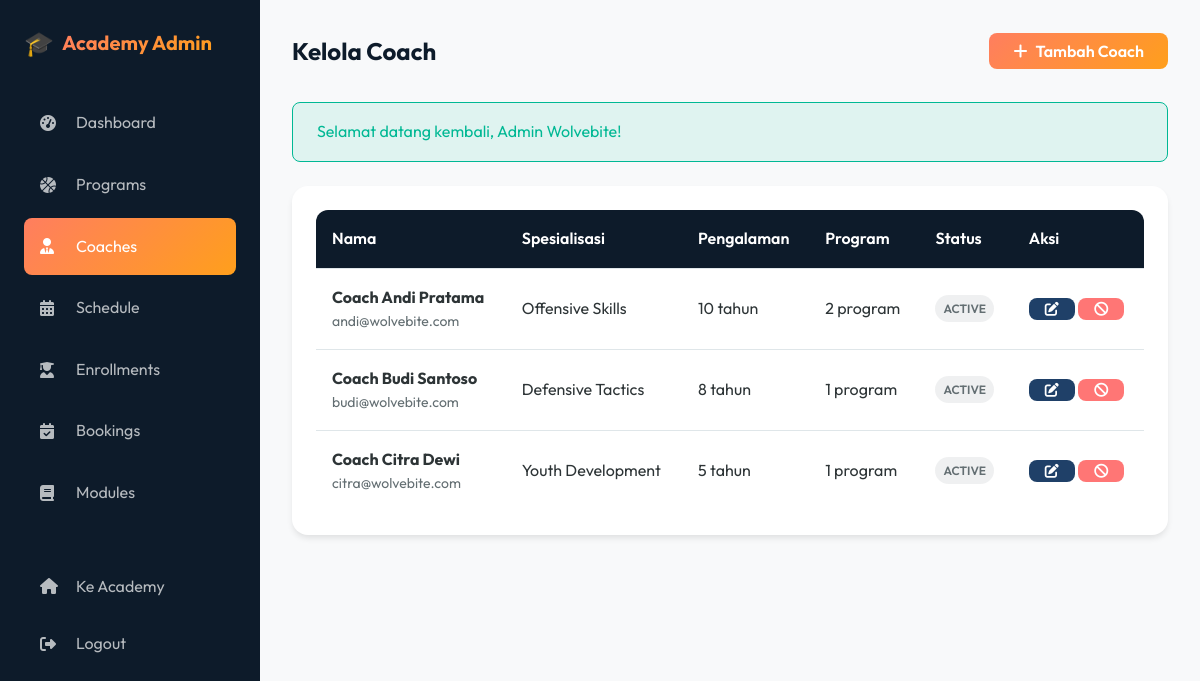
Screenshot of /academy/admin/coaches.php (signed in) with the database file from the repository.
### tables this page shows
CREATE TABLE IF NOT EXISTS academy_coaches (
    id INT AUTO_INCREMENT PRIMARY KEY,
    name VARCHAR(100) NOT NULL,
    email VARCHAR(100) UNIQUE,
    phone VARCHAR(20),
    specialization VARCHAR(100),
    bio TEXT,
    photo VARCHAR(255),
    experience_years INT DEFAULT 0,
    certifications TEXT,
    status ENUM('active', 'inactive') DEFAULT 'active',
    created_at TIMESTAMP DEFAULT CURRENT_TIMESTAMP,
    updated_at TIMESTAMP DEFAULT CURRENT_TIMESTAMP ON UPDATE CURRENT_TIMESTAMP
);

### academy/admin/coaches.php (the view, shortened to what this page needs)
<?php
require_once '../includes/functions.php';
$coaches = mysqli_query($conn, "SELECT c.*, (SELECT COUNT(*) FROM academy_programs p WHERE p.coach_id = c.id) as programs
                                FROM academy_coaches c ORDER BY c.status DESC, c.name");
$pendingEnrollments = mysqli_fetch_assoc(mysqli_query($conn, "SELECT COUNT(*) as count FROM academy_enrollments WHERE status = 'pending'"))['count'];
$pendingBookings = mysqli_fetch_assoc(mysqli_query($conn, "SELECT COUNT(*) as count FROM academy_bookings WHERE status = 'pending'"))['count'];
?>
<!DOCTYPE html>
<html lang="id">
<head>
    <link rel="stylesheet" href="https://cdnjs.cloudflare.com/ajax/libs/font-awesome/6.4.0/css/all.min.css">
    <link rel="stylesheet" href="<?php echo SITE_URL; ?>/assets/css/style.css">
</head>
<body>
    <div class="admin-layout">
        <aside class="admin-sidebar">
            <a href="<?php echo SITE_URL; ?>/academy/" class="nav-logo">
                <span class="logo-icon">🎓</span>
                <span class="logo-text">Academy Admin</span>
            </a>
            <nav class="admin-nav">
                <a href="index.php" class="admin-nav-link"><i class="fas fa-tachometer-alt"></i> Dashboard</a>
                <a href="programs.php" class="admin-nav-link"><i class="fas fa-basketball-ball"></i> Programs</a>
                <a href="coaches.php" class="admin-nav-link active"><i class="fas fa-user-tie"></i> Coaches</a>
                <a href="schedule.php" class="admin-nav-link"><i class="fas fa-calendar-alt"></i> Schedule</a>
                <a href="enrollments.php" class="admin-nav-link"><i class="fas fa-user-graduate"></i> Enrollments
                    <?php if ($pendingEnrollments > 0): ?><span class="badge badge-warning"
                            style="margin-left: auto;"><?php echo $pendingEnrollments; ?></span><?php endif; ?></a>
                <a href="bookings.php" class="admin-nav-link"><i class="fas fa-calendar-check"></i> Bookings
                    <?php if ($pendingBookings > 0): ?><span class="badge badge-warning"
                            style="margin-left: auto;"><?php echo $pendingBookings; ?></span><?php endif; ?></a>
                <a href="modules.php" class="admin-nav-link"><i class="fas fa-book"></i> Modules</a>
                <div style="margin-top: auto; padding-top: var(--space-xl);">
                    <a href="<?php echo SITE_URL; ?>/academy/" class="admin-nav-link"><i class="fas fa-home"></i> Ke
                        Academy</a>
                    <a href="<?php echo SITE_URL; ?>/logout.php" class="admin-nav-link"><i
                            class="fas fa-sign-out-alt"></i> Logout</a>
                </div>
            </nav>
        </aside>
        <main class="admin-main">
            <div class="admin-header">
                <h1>Kelola Coach</h1>
                <button class="btn btn-primary" onclick="openModal()"><i class="fas fa-plus"></i> Tambah Coach</button>
            </div>
            <div class="card">
                <div class="card-body">
                    <table class="table">
                        <thead>
                            <tr>
                                <th>Nama</th>
                                <th>Spesialisasi</th>
                                <th>Pengalaman</th>
                                <th>Program</th>
                                <th>Status</th>
                                <th>Aksi</th>
                            </tr>
                        </thead>
                        <tbody>
                            <?php while ($coach = mysqli_fetch_assoc($coaches)): ?>
                                <tr>
                                    <td>
                                        <strong><?php echo sanitize($coach['name']); ?></strong>
                                        <p style="font-size: var(--font-size-sm); color: var(--text-light); margin: 0;">
                                            <?php echo sanitize($coach['email']); ?></p>
                                    </td>
                                    <td><?php echo sanitize($coach['specialization']); ?></td>
                                    <td><?php echo $coach['experience_years']; ?> tahun</td>
                                    <td><?php echo $coach['programs']; ?> program</td>
                                    <td><span
                                            class="badge <?php echo getStatusBadge($coach['status']); ?>"><?php echo $coach['status']; ?></span>
                                    </td>
                                    <td>
                                        <button class="btn btn-sm btn-secondary"
                                            onclick="editCoach(<?php echo htmlspecialchars(json_encode($coach)); ?>)"><i
                                                class="fas fa-edit"></i></button>
                                        <a href="coaches.php?delete=<?php echo $coach['id']; ?>"
                                            class="btn btn-sm btn-danger"
                                            onclick="return confirm('Nonaktifkan coach ini?')"><i
                                                class="fas fa-ban"></i></a>
                                    </td>
                                </tr>
                            <?php endwhile; ?>
                        </tbody>
                    </table>
                </div>
            </div>
        </main>
    </div>
</body>
</html>

### rows the page displays
academy_coaches: name "Coach Andi Pratama", email "andi@wolvebite.com", specialization "Offensive Skills", experience_years "10", programs "2", status "ACTIVE"
academy_coaches: name "Coach Budi Santoso", email "budi@wolvebite.com", specialization "Defensive Tactics", experience_years "8", programs "1", status "ACTIVE"
academy_coaches: name "Coach Citra Dewi", email "citra@wolvebite.com", specialization "Youth Development", experience_years "5", programs "1", status "ACTIVE"

### other values shown
$message "Selamat datang kembali, Admin Wolvebite!"
